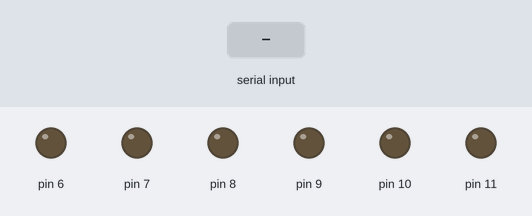
Simulated run of this sketch. Board: Arduino Uno, built with avr-gcc and run on an emulated ATmega328P. Parts: output pins drawn as LEDs (lit = HIGH). The inputs (shaded band) are chosen by the test bench.

Above: at 1.2 s.
1.3 s: "90,45c" received over the second serial link
At 2.0 s:
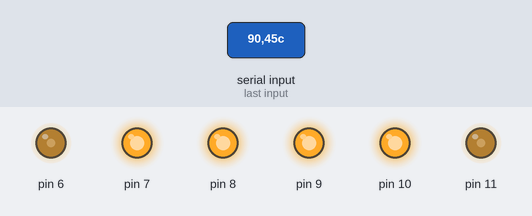
2.8 s: "30,150c" received over the second serial link
At 3.1 s:
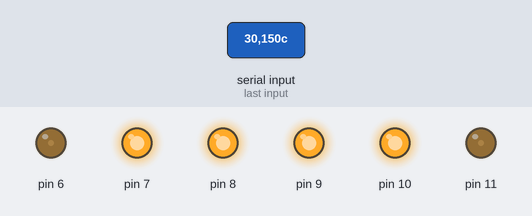
4.3 s: "1c" received over the second serial link
At 5.4 s:
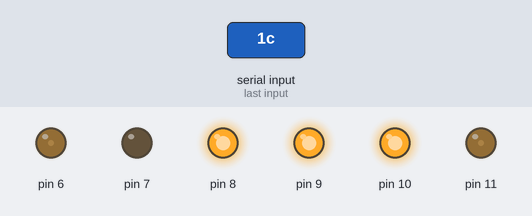
5.8 s: "2c" received over the second serial link
At 6.6 s:
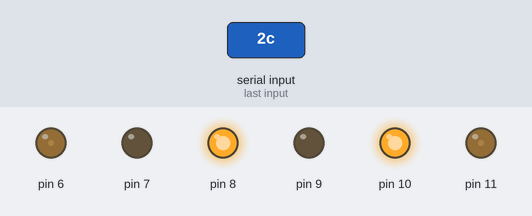
7.3 s: "3c" received over the second serial link
At 7.7 s:
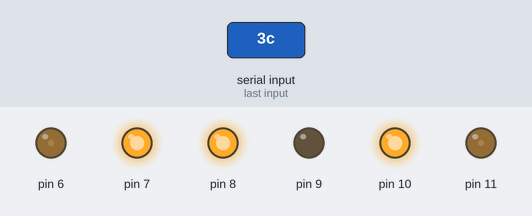
8.8 s: "4c" received over the second serial link
At 10.1 s:
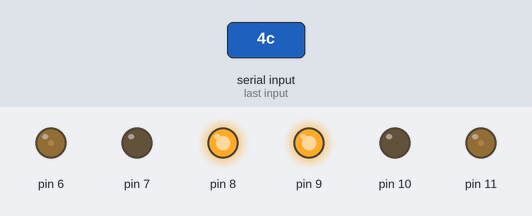
Timing chart, 0 to 11.3 s (numbered marks = the images above; inputs shaded):
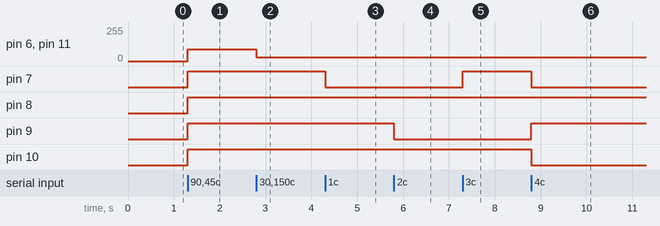

Measured:
- after the input at 1.3 s, pin 6, pin 11: 0/255 → 90/255 at once; pin 7–10: LOW → HIGH at once
- after the input at 2.8 s, pin 6, pin 11: 90/255 → 30/255 at once
- after the input at 4.3 s, pin 7: HIGH → LOW at once
- after the input at 5.8 s, pin 9: HIGH → LOW at once
- after the input at 7.3 s, pin 7: LOW → HIGH at once
- after the input at 8.8 s, pin 7, pin 10: HIGH → LOW at once; pin 9: LOW → HIGH at once

The sketch:

RC_basic.ino
```cpp
 #include <SoftwareSerial.h>

SoftwareSerial mySerial(2, 3);  // 블루투스 모듈 tx, rx

String ms = "";
int sp=100;  // 속력
int a;
int num=5;

void setup() {
  mySerial.begin(9600);  // 블루투스 모듈 속도
  // 모터 드라이브 6개의 선
  pinMode(6,OUTPUT);
  pinMode(7,OUTPUT);
  pinMode(8,OUTPUT);
  pinMode(9,OUTPUT);
  pinMode(10,OUTPUT);
  pinMode(11,OUTPUT);
}

void loop() {
  if(mySerial.available()){  // 블루투스 신호
    ms = mySerial.readStringUntil('c');  // c 앞까지 읽음
    a=ms.toInt();
    if(a>9){
      sp=a;
    }else{  // 1~9는 버튼 신호로 인식
      num=a;
    }
    // 11,10, 9 왼쪽 모터
    //  8, 7, 6 오른쪽 모터
    if(num==1){  // L : STOP, R : GO => 왼쪽 턴
      analogWrite(11,sp);
      digitalWrite(10,HIGH); // 10,9 둘 다 HIGH이므로 동작 안함, +,+로 같아서 전류가 흐르지 않음
      digitalWrite(9,HIGH);
      digitalWrite(8,HIGH);
      digitalWrite(7,LOW);
      analogWrite(6,sp);
    }else if(num==2){  // L : GO, R : GO => 전진
      analogWrite(11,sp);
      digitalWrite(10,HIGH);
      digitalWrite(9,LOW);
      digitalWrite(8,HIGH);
      digitalWrite(7,LOW);
      analogWrite(6,sp);
    }else if(num==3){  // L : GO, R : STOP => 오른쪽 턴
      analogWrite(11,sp);
      digitalWrite(10,HIGH);
      digitalWrite(9,LOW);
      digitalWrite(8,HIGH);
      digitalWrite(7,HIGH);
      analogWrite(6,sp);
    }else if(num==4){  // L : BACK, R : GO => 강한 왼쪽 턴
      analogWrite(11,sp);
      digitalWrite(10,LOW);  // 10 LOW, 9 HIGH 이므로 바퀴가 뒤로 돈다
      digitalWrite(9,HIGH);
      digitalWrite(8,HIGH);
      digitalWrite(7,LOW);
      analogWrite(6,sp);
    }else if(num==5){  // L : STOP, R : STOP => 정지
      analogWrite(11,sp);
      digitalWrite(10,HIGH);
      digitalWrite(9,HIGH);
      digitalWrite(8,HIGH);
      digitalWrite(7,HIGH);
      analogWrite(6,sp);
    }else if(num==6){  // L : GO, R : BACK => 강한 오른쪽 턴
      analogWrite(11,sp);
      digitalWrite(10,HIGH);
      digitalWrite(9,LOW);
      digitalWrite(8,LOW);
      digitalWrite(7,HIGH);
      analogWrite(6,sp);
    }else if(num==7){  // L : STOP, R : BACK => 왼쪽 후진
      analogWrite(11,sp);
      digitalWrite(10,HIGH);
      digitalWrite(9,HIGH);
      digitalWrite(8,LOW);
      digitalWrite(7,HIGH);
      analogWrite(6,sp);
    }else if(num==8){  // L : BACK, R : BACK => 후진
      analogWrite(11,sp);
      digitalWrite(10,LOW);
      digitalWrite(9,HIGH);
      digitalWrite(8,LOW);
      digitalWrite(7,HIGH);
      analogWrite(6,sp);
    }else if(num==9){  // L : BACK, R : STOP => 오른쪽 후진
      analogWrite(11,sp);
      digitalWrite(10,LOW);
      digitalWrite(9,HIGH);
      digitalWrite(8,HIGH);
      digitalWrite(7,HIGH);
      analogWrite(6,sp);
    }
  }
}
```
